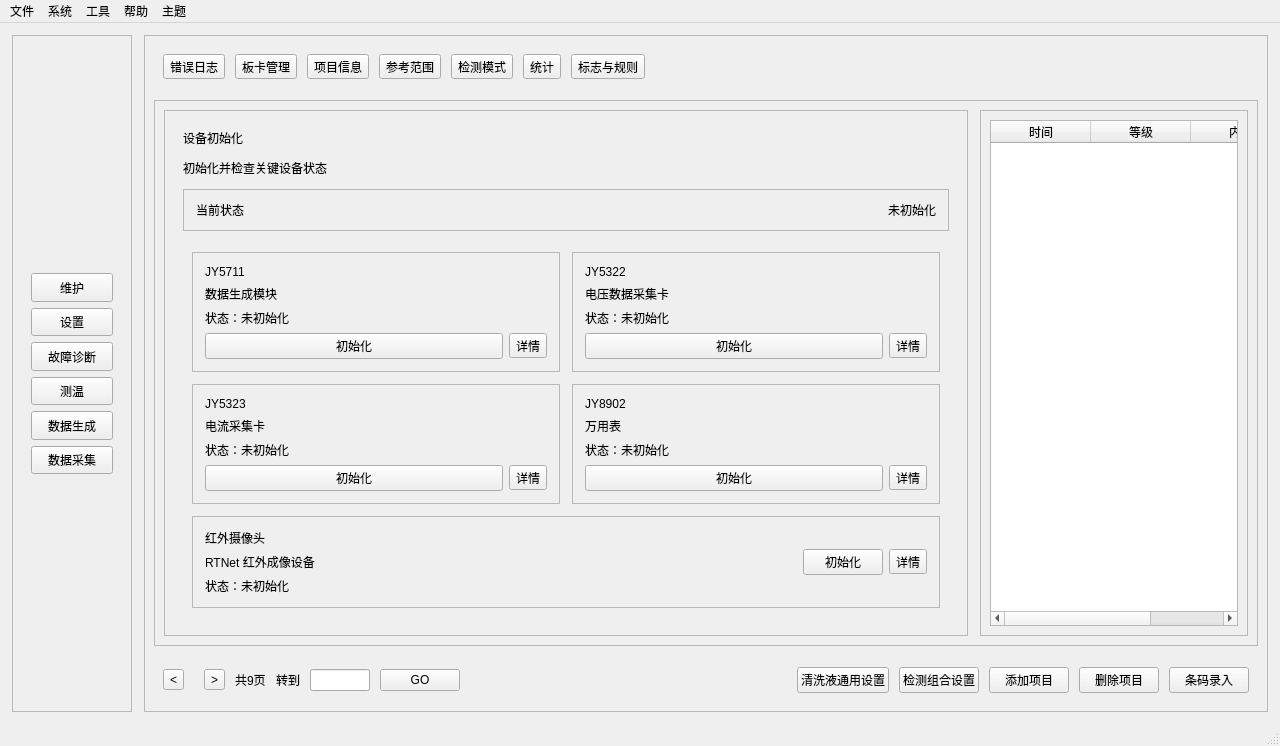
<?xml version="1.0" encoding="UTF-8"?>
<ui version="4.0">
 <class>MainWindow</class>
 <widget class="QMainWindow" name="MainWindow">
  <property name="geometry">
   <rect>
    <x>0</x>
    <y>0</y>
    <width>1280</width>
    <height>722</height>
   </rect>
  </property>
  <property name="windowTitle">
   <string>ATS</string>
  </property>
  <widget class="QWidget" name="centralwidget">
   <layout class="QHBoxLayout" name="rootLayout">
    <property name="spacing">
     <number>12</number>
    </property>
    <property name="leftMargin">
     <number>12</number>
    </property>
    <property name="topMargin">
     <number>12</number>
    </property>
    <property name="rightMargin">
     <number>12</number>
    </property>
    <property name="bottomMargin">
     <number>12</number>
    </property>
    <item>
     <widget class="QFrame" name="sidebarFrame">
      <property name="minimumSize">
       <size>
        <width>120</width>
        <height>0</height>
       </size>
      </property>
      <property name="maximumSize">
       <size>
        <width>160</width>
        <height>16777215</height>
       </size>
      </property>
      <property name="frameShape">
       <enum>QFrame::Shape::StyledPanel</enum>
      </property>
      <property name="frameShadow">
       <enum>QFrame::Shadow::Raised</enum>
      </property>
      <layout class="QVBoxLayout" name="sidebarLayout">
       <property name="spacing">
        <number>8</number>
       </property>
       <item>
        <spacer name="sidebarTopSpacer">
         <property name="orientation">
          <enum>Qt::Orientation::Vertical</enum>
         </property>
         <property name="sizeHint" stdset="0">
          <size>
           <width>20</width>
           <height>6</height>
          </size>
         </property>
        </spacer>
       </item>
       <item>
        <widget class="QWidget" name="widget" native="true">
         <property name="sizePolicy">
          <sizepolicy hsizetype="Preferred" vsizetype="Expanding">
           <horstretch>0</horstretch>
           <verstretch>0</verstretch>
          </sizepolicy>
         </property>
         <property name="cursor">
          <cursorShape>PointingHandCursor</cursorShape>
         </property>
         <layout class="QVBoxLayout" name="verticalLayout">
          <item>
           <widget class="QToolButton" name="navMaintain">
            <property name="sizePolicy">
             <sizepolicy hsizetype="Preferred" vsizetype="Preferred">
              <horstretch>0</horstretch>
              <verstretch>0</verstretch>
             </sizepolicy>
            </property>
            <property name="text">
             <string>维护</string>
            </property>
            <property name="checkable">
             <bool>false</bool>
            </property>
            <property name="toolButtonStyle">
             <enum>Qt::ToolButtonStyle::ToolButtonTextUnderIcon</enum>
            </property>
           </widget>
          </item>
          <item>
           <widget class="QToolButton" name="navSetting">
            <property name="sizePolicy">
             <sizepolicy hsizetype="Preferred" vsizetype="Preferred">
              <horstretch>0</horstretch>
              <verstretch>0</verstretch>
             </sizepolicy>
            </property>
            <property name="text">
             <string>设置</string>
            </property>
            <property name="checkable">
             <bool>false</bool>
            </property>
            <property name="toolButtonStyle">
             <enum>Qt::ToolButtonStyle::ToolButtonTextUnderIcon</enum>
            </property>
           </widget>
          </item>
          <item>
           <widget class="QToolButton" name="FaultDiagnostic">
            <property name="sizePolicy">
             <sizepolicy hsizetype="Preferred" vsizetype="Preferred">
              <horstretch>0</horstretch>
              <verstretch>0</verstretch>
             </sizepolicy>
            </property>
            <property name="text">
             <string>故障诊断</string>
            </property>
            <property name="checkable">
             <bool>false</bool>
            </property>
            <property name="toolButtonStyle">
             <enum>Qt::ToolButtonStyle::ToolButtonTextUnderIcon</enum>
            </property>
           </widget>
          </item>
          <item>
           <widget class="QToolButton" name="navIRCamera">
            <property name="sizePolicy">
             <sizepolicy hsizetype="Preferred" vsizetype="Preferred">
              <horstretch>0</horstretch>
              <verstretch>0</verstretch>
             </sizepolicy>
            </property>
            <property name="text">
             <string>测温</string>
            </property>
            <property name="checkable">
             <bool>false</bool>
            </property>
            <property name="checked">
             <bool>false</bool>
            </property>
            <property name="toolButtonStyle">
             <enum>Qt::ToolButtonStyle::ToolButtonTextUnderIcon</enum>
            </property>
           </widget>
          </item>
          <item>
           <widget class="QToolButton" name="btnDataGenerateCard">
            <property name="sizePolicy">
             <sizepolicy hsizetype="Preferred" vsizetype="Preferred">
              <horstretch>0</horstretch>
              <verstretch>0</verstretch>
             </sizepolicy>
            </property>
            <property name="text">
             <string>数据生成</string>
            </property>
            <property name="checkable">
             <bool>false</bool>
            </property>
            <property name="toolButtonStyle">
             <enum>Qt::ToolButtonStyle::ToolButtonTextUnderIcon</enum>
            </property>
           </widget>
          </item>
          <item>
           <widget class="QToolButton" name="btnDataCaptureCard">
            <property name="sizePolicy">
             <sizepolicy hsizetype="Preferred" vsizetype="Preferred">
              <horstretch>0</horstretch>
              <verstretch>0</verstretch>
             </sizepolicy>
            </property>
            <property name="text">
             <string>数据采集</string>
            </property>
            <property name="checkable">
             <bool>false</bool>
            </property>
            <property name="toolButtonStyle">
             <enum>Qt::ToolButtonStyle::ToolButtonTextUnderIcon</enum>
            </property>
           </widget>
          </item>
         </layout>
        </widget>
       </item>
       <item>
        <spacer name="sidebarBottomSpacer">
         <property name="orientation">
          <enum>Qt::Orientation::Vertical</enum>
         </property>
         <property name="sizeHint" stdset="0">
          <size>
           <width>20</width>
           <height>40</height>
          </size>
         </property>
        </spacer>
       </item>
      </layout>
     </widget>
    </item>
    <item>
     <widget class="QFrame" name="mainFrame">
      <property name="frameShape">
       <enum>QFrame::Shape::StyledPanel</enum>
      </property>
      <property name="frameShadow">
       <enum>QFrame::Shadow::Raised</enum>
      </property>
      <layout class="QVBoxLayout" name="mainLayout">
       <property name="spacing">
        <number>12</number>
       </property>
       <item>
        <widget class="QFrame" name="tabFrame">
         <property name="frameShape">
          <enum>QFrame::Shape::NoFrame</enum>
         </property>
         <layout class="QHBoxLayout" name="tabLayout">
          <property name="spacing">
           <number>10</number>
          </property>
          <item>
           <widget class="QToolButton" name="tabErrorLog">
            <property name="text">
             <string>错误日志</string>
            </property>
            <property name="checkable">
             <bool>false</bool>
            </property>
           </widget>
          </item>
          <item>
           <widget class="QToolButton" name="tabBoardManager">
            <property name="text">
             <string>板卡管理</string>
            </property>
            <property name="checkable">
             <bool>false</bool>
            </property>
           </widget>
          </item>
          <item>
           <widget class="QToolButton" name="tabProjectInfo">
            <property name="text">
             <string>项目信息</string>
            </property>
            <property name="checkable">
             <bool>false</bool>
            </property>
            <property name="checked">
             <bool>false</bool>
            </property>
           </widget>
          </item>
          <item>
           <widget class="QToolButton" name="tabReferenceRange">
            <property name="text">
             <string>参考范围</string>
            </property>
            <property name="checkable">
             <bool>false</bool>
            </property>
           </widget>
          </item>
          <item>
           <widget class="QToolButton" name="tabDetectMode">
            <property name="text">
             <string>检测模式</string>
            </property>
            <property name="checkable">
             <bool>false</bool>
            </property>
           </widget>
          </item>
          <item>
           <widget class="QToolButton" name="tabStatistics">
            <property name="text">
             <string>统计</string>
            </property>
            <property name="checkable">
             <bool>false</bool>
            </property>
           </widget>
          </item>
          <item>
           <widget class="QToolButton" name="tabFlagRule">
            <property name="text">
             <string>标志与规则</string>
            </property>
            <property name="checkable">
             <bool>false</bool>
            </property>
           </widget>
          </item>
          <item>
           <spacer name="tabSpacer">
            <property name="orientation">
             <enum>Qt::Orientation::Horizontal</enum>
            </property>
            <property name="sizeHint" stdset="0">
             <size>
              <width>40</width>
              <height>20</height>
             </size>
            </property>
           </spacer>
          </item>
         </layout>
        </widget>
       </item>
       <item>
        <widget class="QFrame" name="contentFrame">
         <property name="frameShape">
          <enum>QFrame::Shape::StyledPanel</enum>
         </property>
         <property name="frameShadow">
          <enum>QFrame::Shadow::Raised</enum>
         </property>
         <layout class="QHBoxLayout" name="contentLayout" stretch="3,1">
          <property name="spacing">
           <number>12</number>
          </property>
          <item>
           <widget class="QFrame" name="projectListFrame">
            <property name="minimumSize">
             <size>
              <width>240</width>
              <height>0</height>
             </size>
            </property>
            <property name="frameShape">
             <enum>QFrame::Shape::StyledPanel</enum>
            </property>
            <layout class="QVBoxLayout" name="projectListLayout">
             <item>
              <widget class="QStackedWidget" name="pagesStack">
               <widget class="QWidget" name="page1">
                <property name="windowTitle">
                 <string>page1</string>
                </property>
                <property name="styleSheet">
                 <string notr="true"/>
                </property>
                <layout class="QVBoxLayout" name="page1Layout">
                 <property name="spacing">
                  <number>12</number>
                 </property>
                 <item>
                  <widget class="QLabel" name="labelDeviceTitle">
                   <property name="text">
                    <string>设备初始化</string>
                   </property>
                  </widget>
                 </item>
                 <item>
                  <widget class="QLabel" name="labelDeviceSubtitle">
                   <property name="text">
                    <string>初始化并检查关键设备状态</string>
                   </property>
                  </widget>
                 </item>
                 <item>
                  <widget class="QFrame" name="deviceOverviewFrame">
                   <property name="frameShape">
                    <enum>QFrame::Shape::StyledPanel</enum>
                   </property>
                   <layout class="QHBoxLayout" name="deviceOverviewLayout">
                    <property name="leftMargin">
                     <number>12</number>
                    </property>
                    <property name="topMargin">
                     <number>10</number>
                    </property>
                    <property name="rightMargin">
                     <number>12</number>
                    </property>
                    <property name="bottomMargin">
                     <number>10</number>
                    </property>
                    <item>
                     <widget class="QLabel" name="labelOverviewTitle">
                      <property name="text">
                       <string>当前状态</string>
                      </property>
                     </widget>
                    </item>
                    <item>
                     <spacer name="overviewSpacer">
                      <property name="orientation">
                       <enum>Qt::Orientation::Horizontal</enum>
                      </property>
                      <property name="sizeHint" stdset="0">
                       <size>
                        <width>40</width>
                        <height>20</height>
                       </size>
                      </property>
                     </spacer>
                    </item>
                    <item>
                     <widget class="QLabel" name="labelOverviewStatus">
                      <property name="text">
                       <string>未初始化</string>
                      </property>
                     </widget>
                    </item>
                   </layout>
                  </widget>
                 </item>
                 <item>
                  <widget class="QFrame" name="deviceGridFrame">
                   <property name="frameShape">
                    <enum>QFrame::Shape::NoFrame</enum>
                   </property>
                   <layout class="QGridLayout" name="deviceGridLayout">
                    <property name="spacing">
                     <number>12</number>
                    </property>
                    <item row="0" column="0">
                     <widget class="QFrame" name="cardJY5711">
                      <property name="frameShape">
                       <enum>QFrame::Shape::StyledPanel</enum>
                      </property>
                      <layout class="QVBoxLayout" name="cardJY5711Layout">
                       <property name="leftMargin">
                        <number>12</number>
                       </property>
                       <property name="topMargin">
                        <number>12</number>
                       </property>
                       <property name="rightMargin">
                        <number>12</number>
                       </property>
                       <property name="bottomMargin">
                        <number>12</number>
                       </property>
                       <item>
                        <widget class="QLabel" name="labelJY5711Title">
                         <property name="text">
                          <string>JY5711</string>
                         </property>
                        </widget>
                       </item>
                       <item>
                        <widget class="QLabel" name="labelJY5711Desc">
                         <property name="text">
                          <string>数据生成模块</string>
                         </property>
                        </widget>
                       </item>
                       <item>
                        <widget class="QLabel" name="labelJY5711Status">
                         <property name="text">
                          <string>状态：未初始化</string>
                         </property>
                        </widget>
                       </item>
                       <item>
                        <layout class="QHBoxLayout" name="jy5711Buttons">
                         <item>
                          <widget class="QPushButton" name="btnInitJY5711">
                           <property name="text">
                            <string>初始化</string>
                           </property>
                          </widget>
                         </item>
                         <item>
                          <widget class="QToolButton" name="btnJY5711Detail">
                           <property name="text">
                            <string>详情</string>
                           </property>
                          </widget>
                         </item>
                        </layout>
                       </item>
                      </layout>
                     </widget>
                    </item>
                    <item row="0" column="1">
                     <widget class="QFrame" name="cardJY5322">
                      <property name="frameShape">
                       <enum>QFrame::Shape::StyledPanel</enum>
                      </property>
                      <layout class="QVBoxLayout" name="cardJY5322Layout">
                       <property name="leftMargin">
                        <number>12</number>
                       </property>
                       <property name="topMargin">
                        <number>12</number>
                       </property>
                       <property name="rightMargin">
                        <number>12</number>
                       </property>
                       <property name="bottomMargin">
                        <number>12</number>
                       </property>
                       <item>
                        <widget class="QLabel" name="labelJY5322Title">
                         <property name="text">
                          <string>JY5322</string>
                         </property>
                        </widget>
                       </item>
                       <item>
                        <widget class="QLabel" name="labelJY5322Desc">
                         <property name="text">
                          <string>电压数据采集卡</string>
                         </property>
                        </widget>
                       </item>
                       <item>
                        <widget class="QLabel" name="labelJY5322Status">
                         <property name="text">
                          <string>状态：未初始化</string>
                         </property>
                        </widget>
                       </item>
                       <item>
                        <layout class="QHBoxLayout" name="jy5322Buttons">
                         <item>
                          <widget class="QPushButton" name="btnInitJY5322">
                           <property name="text">
                            <string>初始化</string>
                           </property>
                          </widget>
                         </item>
                         <item>
                          <widget class="QToolButton" name="btnJY5322Detail">
                           <property name="text">
                            <string>详情</string>
                           </property>
                          </widget>
                         </item>
                        </layout>
                       </item>
                      </layout>
                     </widget>
                    </item>
                    <item row="1" column="0">
                     <widget class="QFrame" name="cardJY5323">
                      <property name="frameShape">
                       <enum>QFrame::Shape::StyledPanel</enum>
                      </property>
                      <layout class="QVBoxLayout" name="cardJY5323Layout">
                       <property name="leftMargin">
                        <number>12</number>
                       </property>
                       <property name="topMargin">
                        <number>12</number>
                       </property>
                       <property name="rightMargin">
                        <number>12</number>
                       </property>
                       <property name="bottomMargin">
                        <number>12</number>
                       </property>
                       <item>
                        <widget class="QLabel" name="labelJY5323Title">
                         <property name="text">
                          <string>JY5323</string>
                         </property>
                        </widget>
                       </item>
                       <item>
                        <widget class="QLabel" name="labelJY5323Desc">
                         <property name="text">
                          <string>电流采集卡</string>
                         </property>
                        </widget>
                       </item>
                       <item>
                        <widget class="QLabel" name="labelJY5323Status">
                         <property name="text">
                          <string>状态：未初始化</string>
                         </property>
                        </widget>
                       </item>
                       <item>
                        <layout class="QHBoxLayout" name="jy5323Buttons">
                         <item>
                          <widget class="QPushButton" name="btnInitJY5323">
                           <property name="text">
                            <string>初始化</string>
                           </property>
                          </widget>
                         </item>
                         <item>
                          <widget class="QToolButton" name="btnJY5323Detail">
                           <property name="text">
                            <string>详情</string>
                           </property>
                          </widget>
                         </item>
                        </layout>
                       </item>
                      </layout>
                     </widget>
                    </item>
                    <item row="1" column="1">
                     <widget class="QFrame" name="cardJY8902">
                      <property name="frameShape">
                       <enum>QFrame::Shape::StyledPanel</enum>
                      </property>
                      <layout class="QVBoxLayout" name="cardJY8902Layout">
                       <property name="leftMargin">
                        <number>12</number>
                       </property>
                       <property name="topMargin">
                        <number>12</number>
                       </property>
                       <property name="rightMargin">
                        <number>12</number>
                       </property>
                       <property name="bottomMargin">
                        <number>12</number>
                       </property>
                       <item>
                        <widget class="QLabel" name="labelJY8902Title">
                         <property name="text">
                          <string>JY8902</string>
                         </property>
                        </widget>
                       </item>
                       <item>
                        <widget class="QLabel" name="labelJY8902Desc">
                         <property name="text">
                          <string>万用表</string>
                         </property>
                        </widget>
                       </item>
                       <item>
                        <widget class="QLabel" name="labelJY8902Status">
                         <property name="text">
                          <string>状态：未初始化</string>
                         </property>
                        </widget>
                       </item>
                       <item>
                        <layout class="QHBoxLayout" name="jy8902Buttons">
                         <item>
                          <widget class="QPushButton" name="btnInitJY8902">
                           <property name="text">
                            <string>初始化</string>
                           </property>
                          </widget>
                         </item>
                         <item>
                          <widget class="QToolButton" name="btnJY8902Detail">
                           <property name="text">
                            <string>详情</string>
                           </property>
                          </widget>
                         </item>
                        </layout>
                       </item>
                      </layout>
                     </widget>
                    </item>
                    <item row="2" column="0" colspan="2">
                     <widget class="QFrame" name="cardInfrared">
                      <property name="frameShape">
                       <enum>QFrame::Shape::StyledPanel</enum>
                      </property>
                      <layout class="QHBoxLayout" name="cardInfraredLayout">
                       <property name="leftMargin">
                        <number>12</number>
                       </property>
                       <property name="topMargin">
                        <number>12</number>
                       </property>
                       <property name="rightMargin">
                        <number>12</number>
                       </property>
                       <property name="bottomMargin">
                        <number>12</number>
                       </property>
                       <item>
                        <layout class="QVBoxLayout" name="infraredInfoLayout">
                         <item>
                          <widget class="QLabel" name="labelInfraredTitle">
                           <property name="text">
                            <string>红外摄像头</string>
                           </property>
                          </widget>
                         </item>
                         <item>
                          <widget class="QLabel" name="labelInfraredDesc">
                           <property name="text">
                            <string>RTNet 红外成像设备</string>
                           </property>
                          </widget>
                         </item>
                         <item>
                          <widget class="QLabel" name="labelInfraredStatus">
                           <property name="text">
                            <string>状态：未初始化</string>
                           </property>
                          </widget>
                         </item>
                        </layout>
                       </item>
                       <item>
                        <spacer name="infraredSpacer">
                         <property name="orientation">
                          <enum>Qt::Orientation::Horizontal</enum>
                         </property>
                         <property name="sizeHint" stdset="0">
                          <size>
                           <width>40</width>
                           <height>20</height>
                          </size>
                         </property>
                        </spacer>
                       </item>
                       <item>
                        <layout class="QHBoxLayout" name="infraredButtons">
                         <item>
                          <widget class="QPushButton" name="btnInitInfrared">
                           <property name="text">
                            <string>初始化</string>
                           </property>
                          </widget>
                         </item>
                         <item>
                          <widget class="QToolButton" name="btnInfraredDetail">
                           <property name="text">
                            <string>详情</string>
                           </property>
                          </widget>
                         </item>
                        </layout>
                       </item>
                      </layout>
                     </widget>
                    </item>
                   </layout>
                  </widget>
                 </item>
                 <item>
                  <spacer name="devicePageSpacer">
                   <property name="orientation">
                    <enum>Qt::Orientation::Vertical</enum>
                   </property>
                   <property name="sizeHint" stdset="0">
                    <size>
                     <width>20</width>
                     <height>40</height>
                    </size>
                   </property>
                  </spacer>
                 </item>
                </layout>
               </widget>
              </widget>
             </item>
            </layout>
           </widget>
          </item>
          <item>
           <widget class="QScrollArea" name="formScrollArea">
            <property name="widgetResizable">
             <bool>true</bool>
            </property>
            <widget class="QWidget" name="formContainer">
             <property name="geometry">
              <rect>
               <x>0</x>
               <y>0</y>
               <width>266</width>
               <height>511</height>
              </rect>
             </property>
             <layout class="QGridLayout" name="formGrid">
              <property name="horizontalSpacing">
               <number>18</number>
              </property>
              <property name="verticalSpacing">
               <number>12</number>
              </property>
              <item row="0" column="0" rowspan="3">
               <widget class="QTableWidget" name="logTable">
                <property name="editTriggers">
                 <set>QAbstractItemView::EditTrigger::NoEditTriggers</set>
                </property>
                <property name="alternatingRowColors">
                 <bool>true</bool>
                </property>
                <property name="selectionMode">
                 <enum>QAbstractItemView::SelectionMode::SingleSelection</enum>
                </property>
                <property name="selectionBehavior">
                 <enum>QAbstractItemView::SelectionBehavior::SelectRows</enum>
                </property>
                <property name="showGrid">
                 <bool>true</bool>
                </property>
                <property name="rowCount">
                 <number>0</number>
                </property>
                <property name="columnCount">
                 <number>3</number>
                </property>
                <column>
                 <property name="text">
                  <string>时间</string>
                 </property>
                </column>
                <column>
                 <property name="text">
                  <string>等级</string>
                 </property>
                </column>
                <column>
                 <property name="text">
                  <string>内容</string>
                 </property>
                </column>
               </widget>
              </item>
             </layout>
            </widget>
           </widget>
          </item>
         </layout>
        </widget>
       </item>
       <item>
        <widget class="QFrame" name="bottomFrame">
         <property name="frameShape">
          <enum>QFrame::Shape::NoFrame</enum>
         </property>
         <layout class="QHBoxLayout" name="bottomLayout">
          <property name="spacing">
           <number>10</number>
          </property>
          <item>
           <widget class="QToolButton" name="btnPagePrev">
            <property name="text">
             <string>&lt;</string>
            </property>
           </widget>
          </item>
          <item>
           <widget class="QWidget" name="pageButtonsContainer" native="true">
            <layout class="QHBoxLayout" name="pageButtonsLayout">
             <property name="spacing">
              <number>6</number>
             </property>
             <property name="leftMargin">
              <number>0</number>
             </property>
             <property name="topMargin">
              <number>0</number>
             </property>
             <property name="rightMargin">
              <number>0</number>
             </property>
             <property name="bottomMargin">
              <number>0</number>
             </property>
            </layout>
           </widget>
          </item>
          <item>
           <widget class="QToolButton" name="btnPageNext">
            <property name="text">
             <string>&gt;</string>
            </property>
           </widget>
          </item>
          <item>
           <widget class="QLabel" name="labelPageInfo">
            <property name="text">
             <string>共9页</string>
            </property>
           </widget>
          </item>
          <item>
           <widget class="QLabel" name="labelJump">
            <property name="text">
             <string>转到</string>
            </property>
           </widget>
          </item>
          <item>
           <widget class="QLineEdit" name="editJumpPage">
            <property name="maximumSize">
             <size>
              <width>60</width>
              <height>16777215</height>
             </size>
            </property>
           </widget>
          </item>
          <item>
           <widget class="QPushButton" name="btnGo">
            <property name="text">
             <string>GO</string>
            </property>
           </widget>
          </item>
          <item>
           <spacer name="bottomSpacer">
            <property name="orientation">
             <enum>Qt::Orientation::Horizontal</enum>
            </property>
            <property name="sizeHint" stdset="0">
             <size>
              <width>40</width>
              <height>20</height>
             </size>
            </property>
           </spacer>
          </item>
          <item>
           <widget class="QPushButton" name="btnWashCommon">
            <property name="text">
             <string>清洗液通用设置</string>
            </property>
           </widget>
          </item>
          <item>
           <widget class="QPushButton" name="btnDetectGroup">
            <property name="text">
             <string>检测组合设置</string>
            </property>
           </widget>
          </item>
          <item>
           <widget class="QPushButton" name="btnAddProject">
            <property name="text">
             <string>添加项目</string>
            </property>
           </widget>
          </item>
          <item>
           <widget class="QPushButton" name="btnDeleteProject">
            <property name="text">
             <string>删除项目</string>
            </property>
           </widget>
          </item>
          <item>
           <widget class="QPushButton" name="btnBarcodeInput">
            <property name="text">
             <string>条码录入</string>
            </property>
           </widget>
          </item>
         </layout>
        </widget>
       </item>
      </layout>
     </widget>
    </item>
   </layout>
  </widget>
  <widget class="QMenuBar" name="menubar">
   <property name="geometry">
    <rect>
     <x>0</x>
     <y>0</y>
     <width>1280</width>
     <height>21</height>
    </rect>
   </property>
   <widget class="QMenu" name="menu">
    <property name="title">
     <string>文件</string>
    </property>
    <addaction name="actionl"/>
    <addaction name="actiong"/>
    <addaction name="separator"/>
    <addaction name="actionsss"/>
    <addaction name="separator"/>
    <addaction name="actionlll"/>
   </widget>
   <widget class="QMenu" name="menu_2">
    <property name="title">
     <string>系统</string>
    </property>
    <addaction name="actionf"/>
    <addaction name="actionf_2"/>
    <addaction name="separator"/>
    <addaction name="actionf_3"/>
    <addaction name="separator"/>
    <addaction name="actionf_4"/>
   </widget>
   <widget class="QMenu" name="menu_3">
    <property name="title">
     <string>工具</string>
    </property>
    <addaction name="actionxiangji"/>
    <addaction name="actionpcb"/>
    <addaction name="actionpcb_2"/>
   </widget>
   <widget class="QMenu" name="menu_4">
    <property name="title">
     <string>帮助</string>
    </property>
    <addaction name="actionguanyu"/>
   </widget>
   <widget class="QMenu" name="menu_5">
    <property name="title">
     <string>主题</string>
    </property>
    <addaction name="DarkTheme"/>
    <addaction name="LightTheme"/>
   </widget>
   <addaction name="menu"/>
   <addaction name="menu_2"/>
   <addaction name="menu_3"/>
   <addaction name="menu_4"/>
   <addaction name="menu_5"/>
  </widget>
  <widget class="QStatusBar" name="statusbar"/>
  <action name="actionl">
   <property name="text">
    <string>加载测试序列</string>
   </property>
  </action>
  <action name="actiong">
   <property name="text">
    <string>保存测试序列</string>
   </property>
  </action>
  <action name="actiong_2">
   <property name="text">
    <string>g</string>
   </property>
  </action>
  <action name="actionsss">
   <property name="text">
    <string>导出结果</string>
   </property>
  </action>
  <action name="actionlll">
   <property name="text">
    <string>退出</string>
   </property>
  </action>
  <action name="actionf">
   <property name="text">
    <string>初始化设备</string>
   </property>
  </action>
  <action name="actionf_2">
   <property name="text">
    <string>关闭设备</string>
   </property>
  </action>
  <action name="actionf_3">
   <property name="text">
    <string>设备管理器测试</string>
   </property>
  </action>
  <action name="actionf_4">
   <property name="text">
    <string>接线引导</string>
   </property>
  </action>
  <action name="actionxiangji">
   <property name="text">
    <string>相机管理</string>
   </property>
  </action>
  <action name="actionpcb">
   <property name="text">
    <string>板卡管理</string>
   </property>
  </action>
  <action name="actionpcb_2">
   <property name="text">
    <string>板卡综合分析</string>
   </property>
  </action>
  <action name="actionguanyu">
   <property name="text">
    <string>关于</string>
   </property>
  </action>
  <action name="DarkTheme">
   <property name="text">
    <string>深色主题</string>
   </property>
  </action>
  <action name="LightTheme">
   <property name="text">
    <string>浅色主题</string>
   </property>
  </action>
 </widget>
 <resources/>
 <connections/>
</ui>
